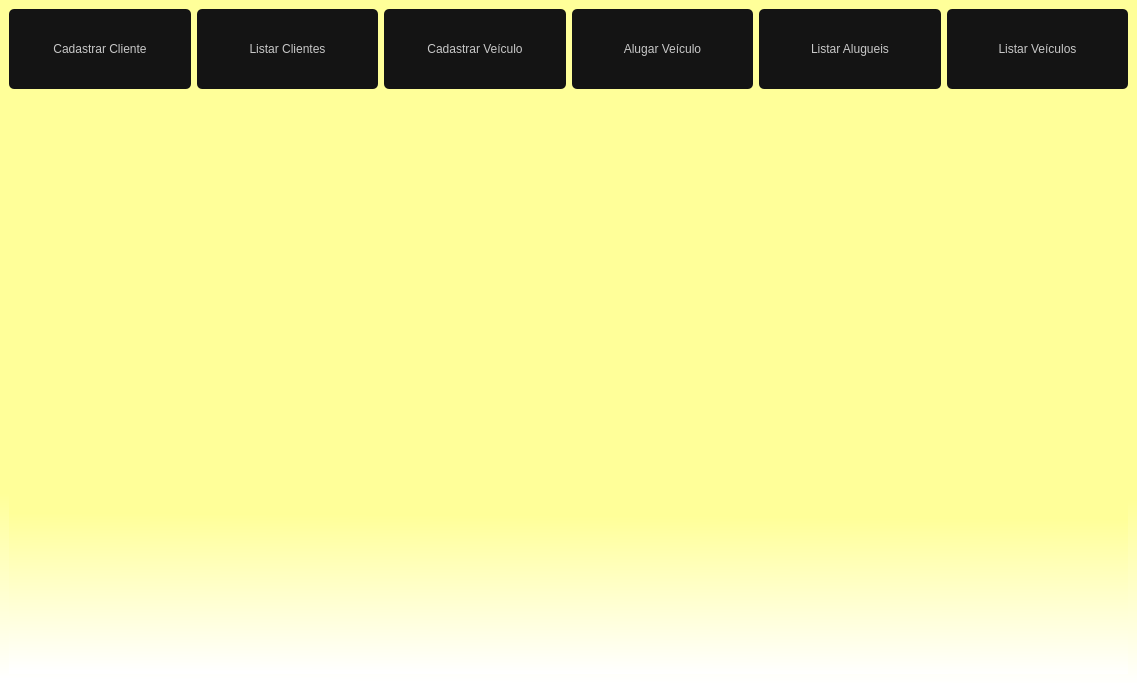
<?xml version="1.0" encoding="UTF-8"?>
<ui version="4.0">
 <class>FrmPrincipal</class>
 <widget class="QMainWindow" name="FrmPrincipal">
  <property name="windowModality">
   <enum>Qt::WindowModal</enum>
  </property>
  <property name="geometry">
   <rect>
    <x>0</x>
    <y>0</y>
    <width>1137</width>
    <height>683</height>
   </rect>
  </property>
  <property name="windowTitle">
   <string>Locadora de Veículos</string>
  </property>
  <property name="windowIcon">
   <iconset>
    <normaloff>../../Imagens/unknown (1).ico</normaloff>../../Imagens/unknown (1).ico</iconset>
  </property>
  <property name="autoFillBackground">
   <bool>false</bool>
  </property>
  <property name="styleSheet">
   <string notr="true">background-color:qlineargradient(spread:pad, x1:0.508, y1:0.727, x2:0.505, y2:1, stop:0 rgba(255, 255, 153, 255), stop:1 rgba(255, 255, 255, 255))</string>
  </property>
  <property name="iconSize">
   <size>
    <width>40</width>
    <height>40</height>
   </size>
  </property>
  <property name="animated">
   <bool>false</bool>
  </property>
  <property name="documentMode">
   <bool>false</bool>
  </property>
  <property name="dockNestingEnabled">
   <bool>false</bool>
  </property>
  <property name="unifiedTitleAndToolBarOnMac">
   <bool>true</bool>
  </property>
  <widget class="QWidget" name="centralwidget">
   <property name="minimumSize">
    <size>
     <width>1137</width>
     <height>683</height>
    </size>
   </property>
   <layout class="QGridLayout" name="gridLayout">
    <item row="1" column="0">
     <layout class="QHBoxLayout" name="horizontalLayout">
      <property name="spacing">
       <number>6</number>
      </property>
      <item>
       <layout class="QHBoxLayout" name="horizontalLayout_3">
        <item>
         <widget class="QPushButton" name="btnCliente">
          <property name="minimumSize">
           <size>
            <width>0</width>
            <height>80</height>
           </size>
          </property>
          <property name="cursor">
           <cursorShape>PointingHandCursor</cursorShape>
          </property>
          <property name="styleSheet">
           <string notr="true">QPushButton{
border-radius: 5px;
background-color: rgb(20,20,20);
color:rgb(200,200,200);
font: 87 12pt &quot;Arial&quot;;
}

QPushButton:hover{ 
background-color:rgb(0, 0, 0);
color: rbg(200,200,200)
}

QPushButton:pressed{
background-color:rgb(0,0,30);
color:rbg(200,200,200)
}

</string>
          </property>
          <property name="text">
           <string>Cadastrar Cliente</string>
          </property>
          <property name="icon">
           <iconset>
            <normaloff>../../Imagens/Cadastrar_cliente.png</normaloff>../../Imagens/Cadastrar_cliente.png</iconset>
          </property>
          <property name="iconSize">
           <size>
            <width>35</width>
            <height>35</height>
           </size>
          </property>
         </widget>
        </item>
        <item>
         <widget class="QPushButton" name="btnListCliente">
          <property name="minimumSize">
           <size>
            <width>0</width>
            <height>80</height>
           </size>
          </property>
          <property name="cursor">
           <cursorShape>PointingHandCursor</cursorShape>
          </property>
          <property name="styleSheet">
           <string notr="true">QPushButton{
border-radius: 5px;
background-color: rgb(20,20,20);
color:rgb(200,200,200);
font: 87 12pt &quot;Arial&quot;;
}

QPushButton:hover{ 
background-color:rgb(0, 0, 0);
color: rbg(200,200,200)
}

QPushButton:pressed{
background-color:rgb(0,0,30);
color:rbg(200,200,200)
}

</string>
          </property>
          <property name="text">
           <string>Listar Clientes</string>
          </property>
          <property name="icon">
           <iconset>
            <normaloff>../../Imagens/Lista_cliente.png</normaloff>../../Imagens/Lista_cliente.png</iconset>
          </property>
          <property name="iconSize">
           <size>
            <width>40</width>
            <height>40</height>
           </size>
          </property>
         </widget>
        </item>
        <item>
         <widget class="QPushButton" name="btnVeiculo">
          <property name="minimumSize">
           <size>
            <width>0</width>
            <height>80</height>
           </size>
          </property>
          <property name="cursor">
           <cursorShape>PointingHandCursor</cursorShape>
          </property>
          <property name="styleSheet">
           <string notr="true">QPushButton{
border-radius: 5px;
background-color: rgb(20,20,20);
color:rgb(200,200,200);
font: 87 12pt &quot;Arial&quot;;
}

QPushButton:hover{ 
background-color:rgb(0, 0, 0);
color: rbg(200,200,200)
}

QPushButton:pressed{
background-color:rgb(0,0,30);
color:rbg(200,200,200)
}

</string>
          </property>
          <property name="text">
           <string>Cadastrar Veículo</string>
          </property>
          <property name="icon">
           <iconset>
            <normaloff>../../Imagens/Cadastrar_veiculo.png</normaloff>../../Imagens/Cadastrar_veiculo.png</iconset>
          </property>
          <property name="iconSize">
           <size>
            <width>40</width>
            <height>40</height>
           </size>
          </property>
         </widget>
        </item>
        <item>
         <widget class="QPushButton" name="btnAlugar">
          <property name="minimumSize">
           <size>
            <width>0</width>
            <height>80</height>
           </size>
          </property>
          <property name="cursor">
           <cursorShape>PointingHandCursor</cursorShape>
          </property>
          <property name="layoutDirection">
           <enum>Qt::LeftToRight</enum>
          </property>
          <property name="autoFillBackground">
           <bool>false</bool>
          </property>
          <property name="styleSheet">
           <string notr="true">QPushButton{
border-radius: 5px;
background-color: rgb(20,20,20);
color:rgb(200,200,200);
font: 87 12pt &quot;Arial&quot;;
}

QPushButton:hover{ 
background-color:rgb(0, 0, 0);
color: rbg(200,200,200)
}

QPushButton:pressed{
background-color:rgb(0,0,30);
color:rbg(200,200,200)
}

</string>
          </property>
          <property name="text">
           <string>Alugar Veículo</string>
          </property>
          <property name="icon">
           <iconset>
            <normaloff>../../Imagens/Aluguel_veiculo.png</normaloff>../../Imagens/Aluguel_veiculo.png</iconset>
          </property>
          <property name="iconSize">
           <size>
            <width>70</width>
            <height>60</height>
           </size>
          </property>
         </widget>
        </item>
        <item>
         <widget class="QPushButton" name="btnListAluguel">
          <property name="minimumSize">
           <size>
            <width>0</width>
            <height>80</height>
           </size>
          </property>
          <property name="cursor">
           <cursorShape>PointingHandCursor</cursorShape>
          </property>
          <property name="styleSheet">
           <string notr="true">QPushButton{
border-radius: 5px;
background-color: rgb(20,20,20);
color:rgb(200,200,200);
font: 87 12pt &quot;Arial&quot;;
}

QPushButton:hover{ 
background-color:rgb(0, 0, 0);
color: rbg(200,200,200)
}

QPushButton:pressed{
background-color:rgb(0,0,30);
color:rbg(200,200,200)
}

</string>
          </property>
          <property name="text">
           <string>Listar Alugueis</string>
          </property>
          <property name="icon">
           <iconset>
            <normaloff>../../Imagens/Lista_aluguel.png</normaloff>../../Imagens/Lista_aluguel.png</iconset>
          </property>
          <property name="iconSize">
           <size>
            <width>40</width>
            <height>40</height>
           </size>
          </property>
         </widget>
        </item>
        <item>
         <widget class="QPushButton" name="btnListVeiculo">
          <property name="minimumSize">
           <size>
            <width>0</width>
            <height>80</height>
           </size>
          </property>
          <property name="cursor">
           <cursorShape>PointingHandCursor</cursorShape>
          </property>
          <property name="styleSheet">
           <string notr="true">QPushButton{
border-radius: 5px;
background-color: rgb(20,20,20);
color:rgb(200,200,200);
font: 87 12pt &quot;Arial&quot;;
}

QPushButton:hover{ 
background-color:rgb(0, 0, 0);
color: rbg(200,200,200)
}

QPushButton:pressed{
background-color:rgb(0,0,30);
color:rbg(200,200,200)
}

</string>
          </property>
          <property name="text">
           <string>Listar Veículos</string>
          </property>
          <property name="icon">
           <iconset>
            <normaloff>../../Imagens/Lista_Veiculos.png</normaloff>../../Imagens/Lista_Veiculos.png</iconset>
          </property>
          <property name="iconSize">
           <size>
            <width>40</width>
            <height>40</height>
           </size>
          </property>
         </widget>
        </item>
       </layout>
      </item>
     </layout>
    </item>
    <item row="2" column="0">
     <widget class="QLabel" name="label_2">
      <property name="sizePolicy">
       <sizepolicy hsizetype="Expanding" vsizetype="Expanding">
        <horstretch>0</horstretch>
        <verstretch>0</verstretch>
       </sizepolicy>
      </property>
      <property name="text">
       <string/>
      </property>
      <property name="pixmap">
       <pixmap>../../Imagens/Logo_uno_escada.jpeg</pixmap>
      </property>
      <property name="scaledContents">
       <bool>true</bool>
      </property>
     </widget>
    </item>
   </layout>
  </widget>
  <action name="actionCliente">
   <property name="text">
    <string>Cliente</string>
   </property>
  </action>
  <action name="actionVe_culo">
   <property name="text">
    <string>Veículo</string>
   </property>
  </action>
  <action name="actionAlugar">
   <property name="text">
    <string>Alugar Veículo</string>
   </property>
  </action>
  <action name="actionCliente_2">
   <property name="text">
    <string>Clientes</string>
   </property>
  </action>
  <action name="actionVe_culos">
   <property name="text">
    <string>Veículos</string>
   </property>
  </action>
  <action name="actionAlugueis">
   <property name="text">
    <string>Alugueis</string>
   </property>
  </action>
  <action name="actionSair">
   <property name="text">
    <string>Sair</string>
   </property>
  </action>
 </widget>
 <resources/>
 <connections/>
</ui>
